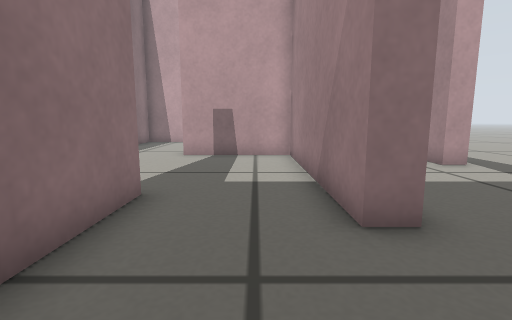
[1] (above)

18 first-person views from a walk through a Gazebo world. The camera is 0.27 m above the floor, tilts 8° down and sees 85° across. The floor is counted in squares, 0.2 m on a side. Each view is taken from the middle of a square. On the plan, view 1 faces up. The plan holds only what a view shows up to about 13 squares ahead; the rest is blank.

[2]
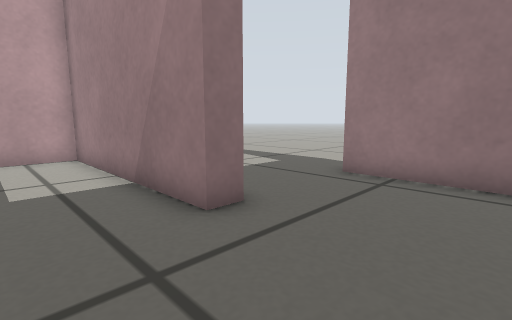

[3]
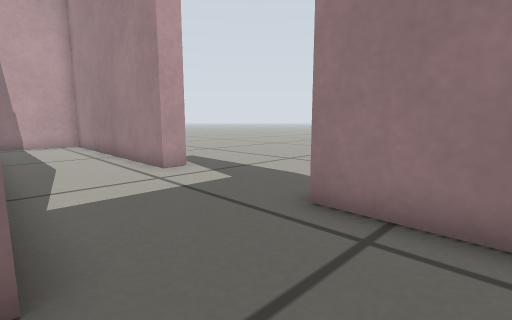

[4]
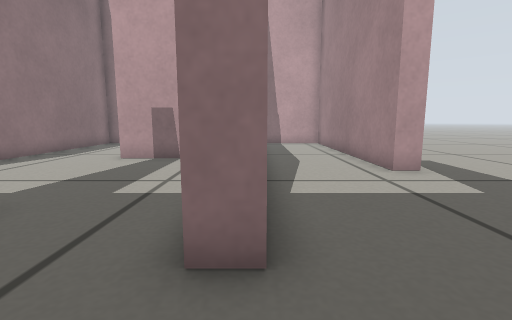

[5]
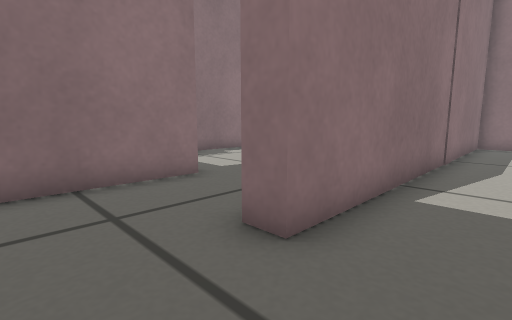

[6]
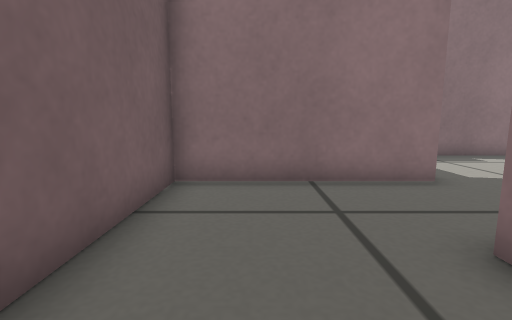

[7]
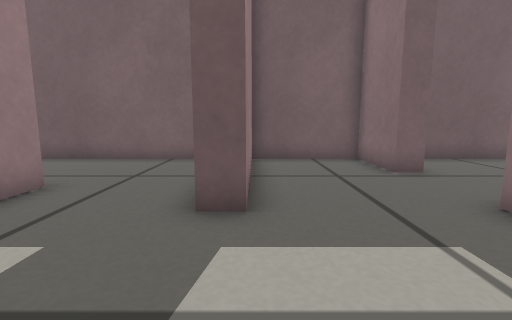

[8]
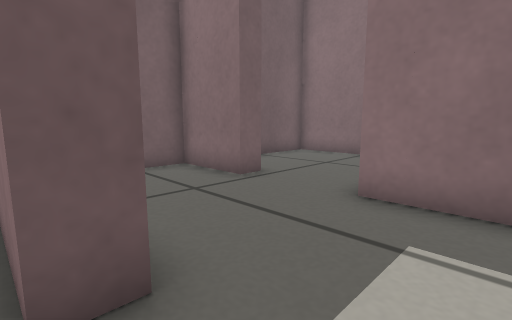

[9]
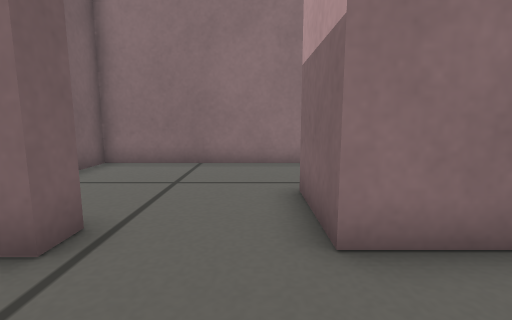

[10]
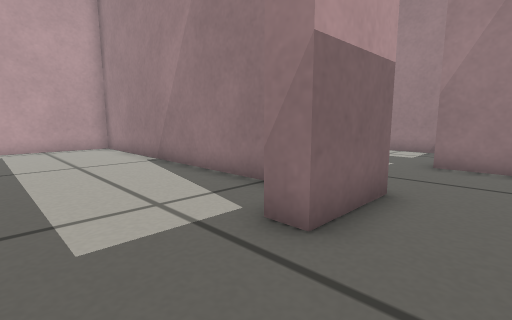

[11]
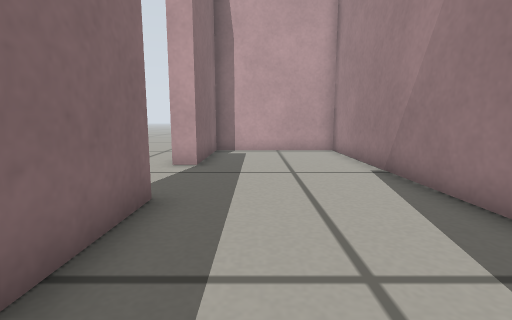

[12]
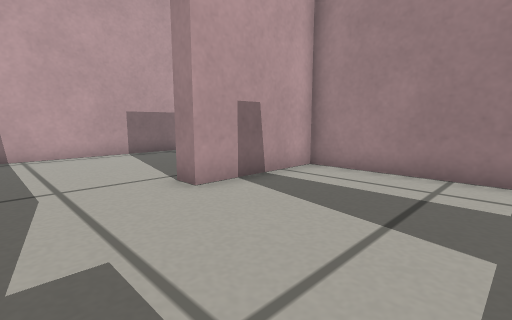

[13]
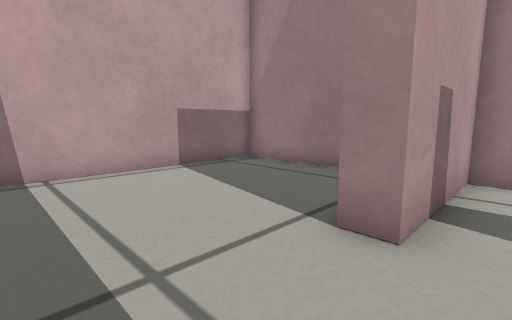

[14]
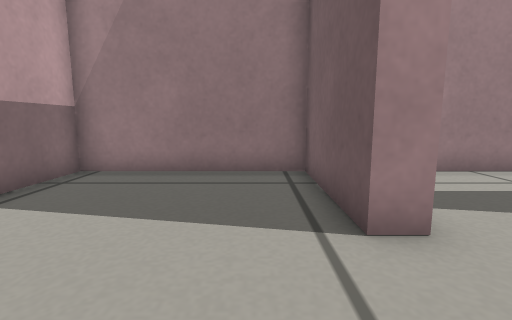

[15]
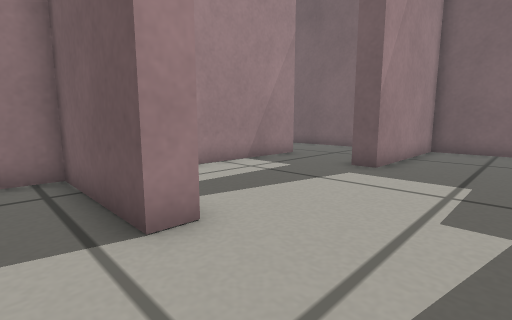

[16]
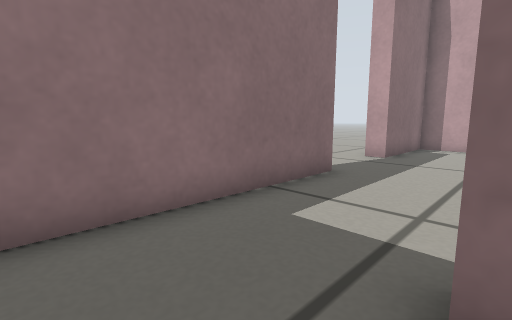

[17]
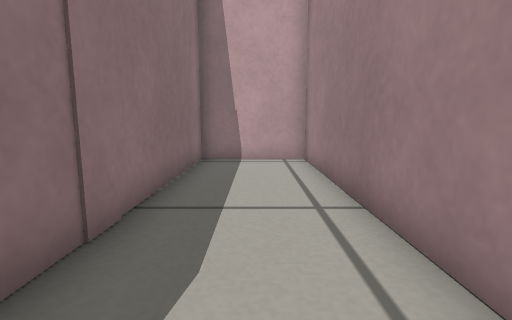

[18]
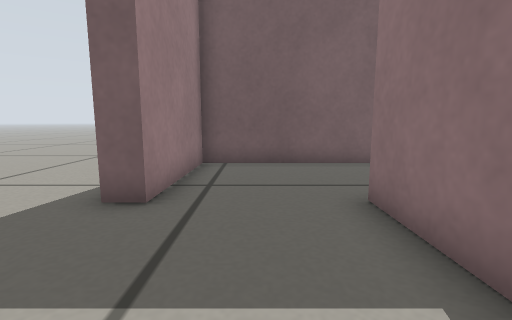

### Floor plan
Ten units are one square. View 1 is at (0, 0); x grows to the right and y downward. Boxes are objects, and circles mark ways between rooms. Rooms are numbered by the first view taken in them; rooms with no view inside come last. Other rooms are left out.
<svg viewBox="-135 -182 200 195">
<path fill="none" stroke="#000" d="M-21 -35 -21 8 16 8M57 -84 57 -177 21 -177 21 -34 13 -34M16 8 57 8 58 -35M-68 -105 -68 -48M-29 -50 -21 -50 -21 -35M13 -34 13 -109 -29 -109M-68 -19 -68 8 -29 8 -29 -50M-74 -18 -65 -18M-128 -46 -128 8 -89 8M-68 -48 -93 -48M-128 -98 -128 -46M-75 -71 -75 -177 -128 -177 -128 -134M-93 -48 -93 -56M-29 -109 -29 -117 13 -117 13 -177 -58 -177M-68 -144 -68 -105"/>
<circle cx="20" cy="-15" r="3" fill="#2a7"/>
<circle cx="0" cy="-45" r="3" fill="#2a7"/>
<circle cx="-20" cy="-80" r="3" fill="#2a7"/>
<circle cx="-50" cy="-50" r="3" fill="#2a7"/>
<circle cx="-45" cy="-115" r="3" fill="#2a7"/>
<circle cx="-70" cy="-30" r="3" fill="#2a7"/>
<circle cx="-110" cy="-50" r="3" fill="#2a7"/>
<text x="0" y="-20">1</text>
<text x="40" y="-80">2</text>
<text x="-50" y="-80">3</text>
<text x="0" y="-70">4</text>
<text x="-50" y="-20">5</text>
<text x="-100" y="-20">6</text>
<text x="-100" y="-110">7</text>
<text x="-30" y="-140">8</text>
</svg>
Room 1 opens to room 2. Room 1 opens to room 4. Room 3 opens to room 4. Room 3 opens to room 5. Room 3 opens to room 8. Room 5 opens to room 6. Room 6 opens to room 7.

Where each view was taken, in squares from view 1:
view 1: 0 up, 0 right, facing up
view 2: 0 up, 1 left, facing up-right
view 3: 1 up, 2 right, facing up-right
view 4: 1 up, 2 right, facing up
view 5: 1 up, 4 right, facing up-left
view 6: 1 up, 4 right, facing left
view 7: 9 up, 3 left, facing down
view 8: 7 up, 2 left, facing down-left
view 9: 4 up, 4 left, facing left
view 10: 3 up, 12 left, facing up-right
view 11: 5 up, 11 left, facing up
view 12: 6 up, 6 left, facing up-right
view 13: 10 up, 6 left, facing up-right
view 14: 13 up, 6 left, facing right
view 15: 13 up, 6 left, facing down-right
view 16: 3 up, 9 left, facing up-left
view 17: 8 up, 4 right, facing up
view 18: 8 up, 4 right, facing down
